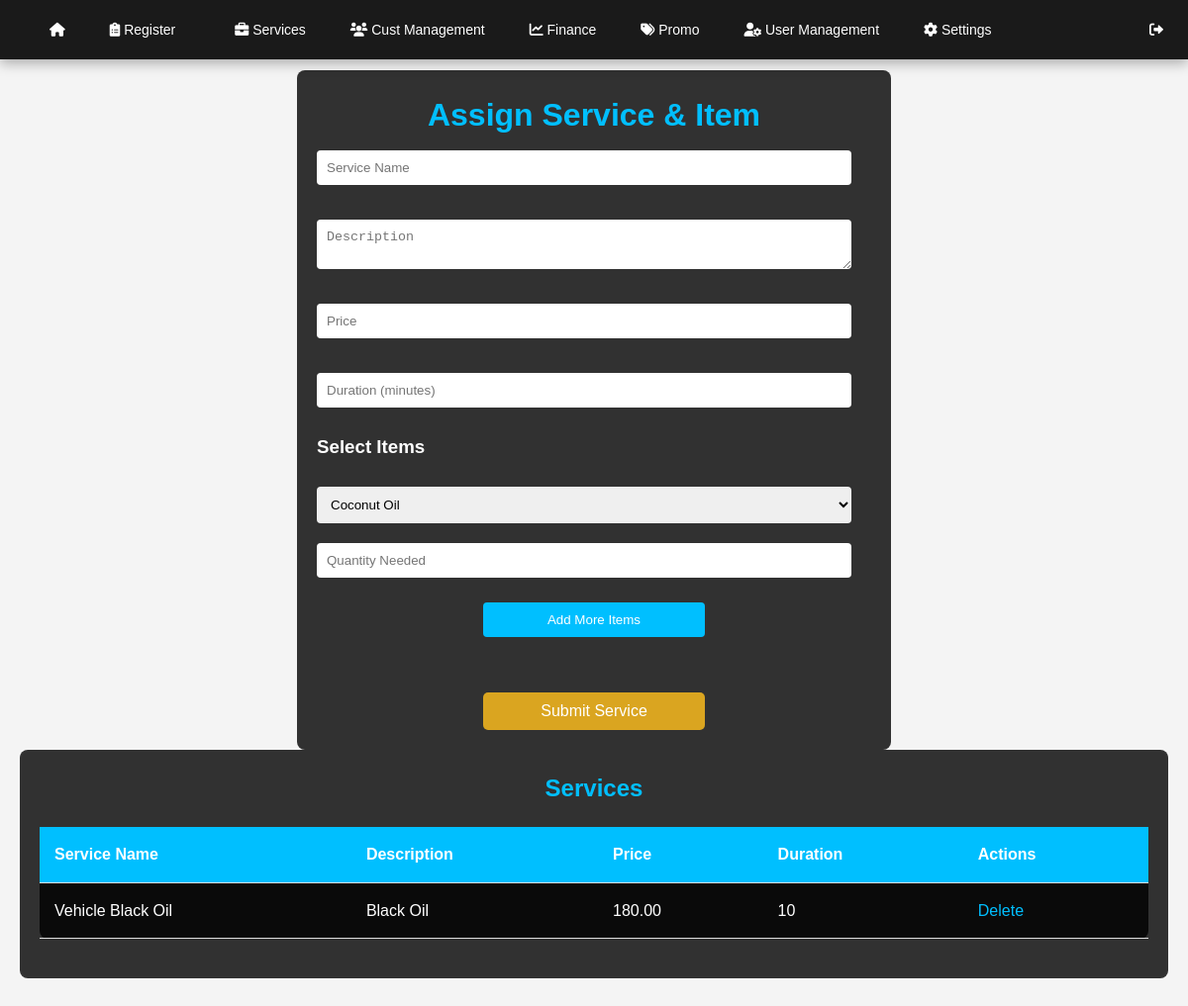
The app's page /add_service.php with its own data.
### tables this page shows
CREATE TABLE `services` (
  `service_id` int(11) NOT NULL,
  `service_name` varchar(255) NOT NULL,
  `description` text NOT NULL,
  `price` decimal(10,2) NOT NULL,
  `duration` int(11) NOT NULL
);

### add_service.php (the view, shortened to what this page needs)
<?php
$conn = new mysqli('localhost', 'root', '', 'pos');
$result = $conn->query("SELECT * FROM services");
$inventory_result = $conn->query("SELECT * FROM serviceinventory");
?>
<!DOCTYPE html>
<html lang="en">
<head>
</head>
<body>
    <?php include 'navbar.php'; ?>
    <link rel="stylesheet" href="navbar.css">
    <br>
    <br>
    <div class="container">
        <div class="form-container">
            <h1>Assign Service & Item</h1>
            <form method="POST">
                <input type="text" name="service_name" placeholder="Service Name" required>
                <textarea name="description" placeholder="Description" required></textarea>
                <input type="number" step="0.01" name="price" placeholder="Price" required>
                <input type="number" name="duration" placeholder="Duration (minutes)" required>
                <h3>Select Items</h3>
                <div id="inventory-items">
                    <select name="item_id[]" required>
                        <?php while ($inventory_row = $inventory_result->fetch_assoc()) { ?>
                            <option value="<?php echo $inventory_row['item_id']; ?>">
                                <?php echo $inventory_row['item_name']; ?>
                            </option>
                        <?php } ?>
                    </select>
                    <input type="number" name="quantity_needed[]" placeholder="Quantity Needed" required>
                </div>
                <div style="text-align: center;">
                    <button type="button" onclick="addItem()">Add More Items</button>
                </div>
                <br>
                <div style="text-align: center;">
                    <button type="submit" name="add_service" style="background-color: goldenrod; color: white; border: none; padding: 10px 20px; font-size: 16px; cursor: pointer; border-radius: 5px;">
                        Submit Service
                    </button>
                </div>
            </form>
        </div>
        <div class="table-container">
            <h2>Services</h2>
            <table>
                <thead>
                    <tr>
                        <th>Service Name</th>
                        <th>Description</th>
                        <th>Price</th>
                        <th>Duration</th>
                        <th>Actions</th>
                    </tr>
                </thead>
                <tbody>
                    <?php while ($row = $result->fetch_assoc()) { ?>
                        <tr>
                            <td><?php echo $row['service_name']; ?></td>
                            <td><?php echo $row['description']; ?></td>
                            <td><?php echo $row['price']; ?></td>
                            <td><?php echo $row['duration']; ?></td>
                            <td>
                                <a href="?delete=<?php echo $row['service_id']; ?>">Delete</a>
                            </td>
                        </tr>
                    <?php } ?>
                </tbody>
            </table>
        </div>
    </div>
</body>
</html>

### navbar.css (style rules this page uses)
* { margin: 0; padding: 0; box-sizing: border-box; }
body { font-family: 'Arial', sans-serif; background-color: #f4f4f4; line-height: 1.6; }

### add_service.php (style rules this page uses)
body { font-family: Arial, sans-serif; background: url('darkwallpaper.jpg') no-repeat center center fixed; background-size: cover; color: #fff; margin: 0; padding: 0; }
.container { max-width: 1200px; margin: auto; padding: 20px; }
.form-container, .table-container { background-color: rgba(0, 0, 0, 0.8); padding: 20px; border-radius: 8px; margin-bottom: 30px; }
h1, h2 { text-align: center; color: #00bfff; }
.form-container { max-width: 600px; margin: 0 auto; }
form { display: grid; grid-template-columns: 1fr; gap: 15px; }
form input, form textarea, form select { padding: 10px; margin: 10px 0; border-radius: 4px; border: none; width: calc(100% - 20px); }
button { background-color: #00bfff; color: #fff; padding: 10px 15px; border: none; border-radius: 4px; cursor: pointer; width: 40%; }
table { width: 100%; border-collapse: collapse; margin: 20px 0; background-color: rgba(0, 0, 0, 0.8); border-radius: 8px; }
th, td { padding: 15px; text-align: left; border-bottom: 1px solid #ddd; color: #fff; }
th { background-color: #00bfff; }
a { color: #00bfff; text-decoration: none; }

### records on screen
services: service_name "Vehicle Black Oil", description "Black Oil", price "180.00", duration "10"

### other values on screen
form field value "Coconut Oil"
